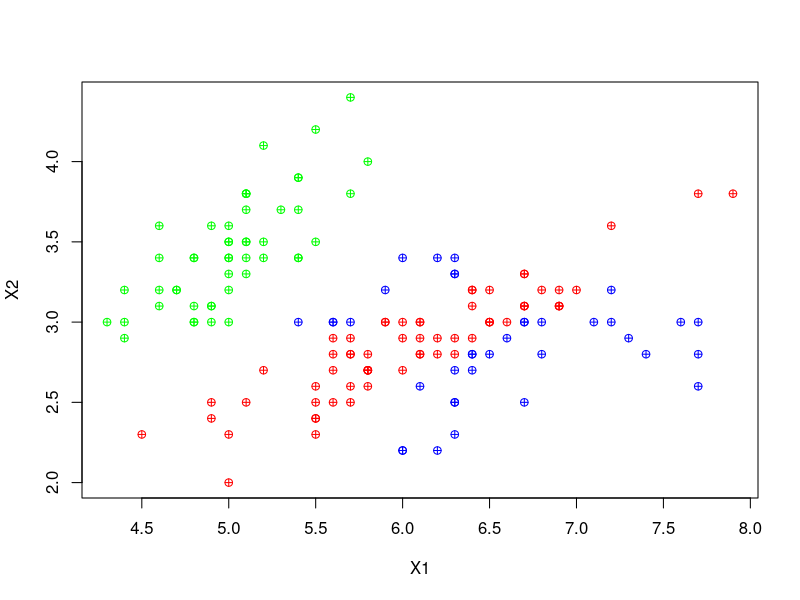
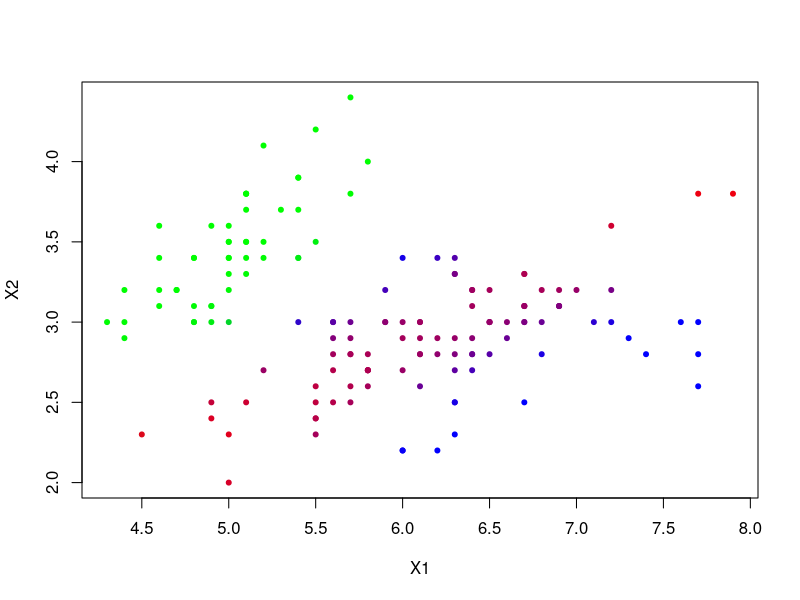

These charts were generated, in order, by the following R code:
library(mvtnorm)

em_gaussian_mix <- function(dataset, K, max_iter=100, epsilon=1e-3) {
  
  # get the dataset classification given the current indicators
  get_classes <- function(gammak)
    apply(gammak,1,function(row) which.max(row))
  
  d      <- ncol(dataset)                                # number of dimensions
  N      <- nrow(dataset)                                # number of samples
  ranges <- sapply(1:d, function (i) range(dataset[,i])) # the ranges for each dimension
  
  # initial values
  pik <- rep(1/K,K)
  muk <- t(replicate(K, sapply(1:d, function(i) runif(1,ranges[1,i], ranges[2,i]))))
  Sigmas <- array(rep(NA,2*2*3), c(2,2,3))
  
  for (k in 1:K) Sigmas[,,k] <- diag(d)
  
  gammak <- matrix(rep(0, K * N), ncol = K) # the responsabilities
  
  old_gammak <- gammak
  
  # EM steps
  for(it in 1:max_iter) {
    
    # Expectation step: compute responsabilities
    
    for (k in 1:K) {
      gammak[,k] <- apply(dataset, 1,
                          function(xi) {
                            pik[k] * dmvnorm(xi,muk[k,], Sigmas[,,k])
                          })
    }
    gammak <- t(apply(gammak, 1, function(row) row/sum(row)))
    
    if (sum(abs(gammak - old_gammak)) < epsilon) # convergence achieved?
      break
    else
      old_gammak <- gammak
    
    # Maximization step: maximize the expected value wrt parameters theta
    
    Nk  <- sapply(1:K, function (k) sum(gammak[,k]))
    pik <- Nk/N
    for (k in 1:K) {
      muk[k,]     <- apply(gammak[,k] * dataset,2,sum) / Nk[k]
      Sigmas[,,k] <- diag(d) * 0 # reset
      for(n in 1:N) {
        Sigmas[,,k] <- Sigmas[,,k] +
          gammak[n,k]* (dataset[n,]-muk[k,])%*%t(dataset[n,]-muk[k,])
      }
      Sigmas[,,k] <- Sigmas[,,k] / Nk[k]
    }
  }
  
  list(mu = muk, 
       Sigmas = Sigmas, 
       gammak = gammak, 
       pred = get_classes(gammak)
  )
}

test_iris <- iris[1:2] |> data.matrix()
options(scipen = 999)
results_func <- em_gaussian_mix(test_iris, K = 3)

plot(test_iris, col=c("red","green","blue")[results_func$pred],
     xlab="X1", ylab="X2", pch=10)

plot(test_iris,
     col = rgb(results_func$gammak[,1],
               results_func$gammak[,2],
               results_func$gammak[,3]),
     xlab = "X1",
     ylab = "X2",
     pch = 20
)


